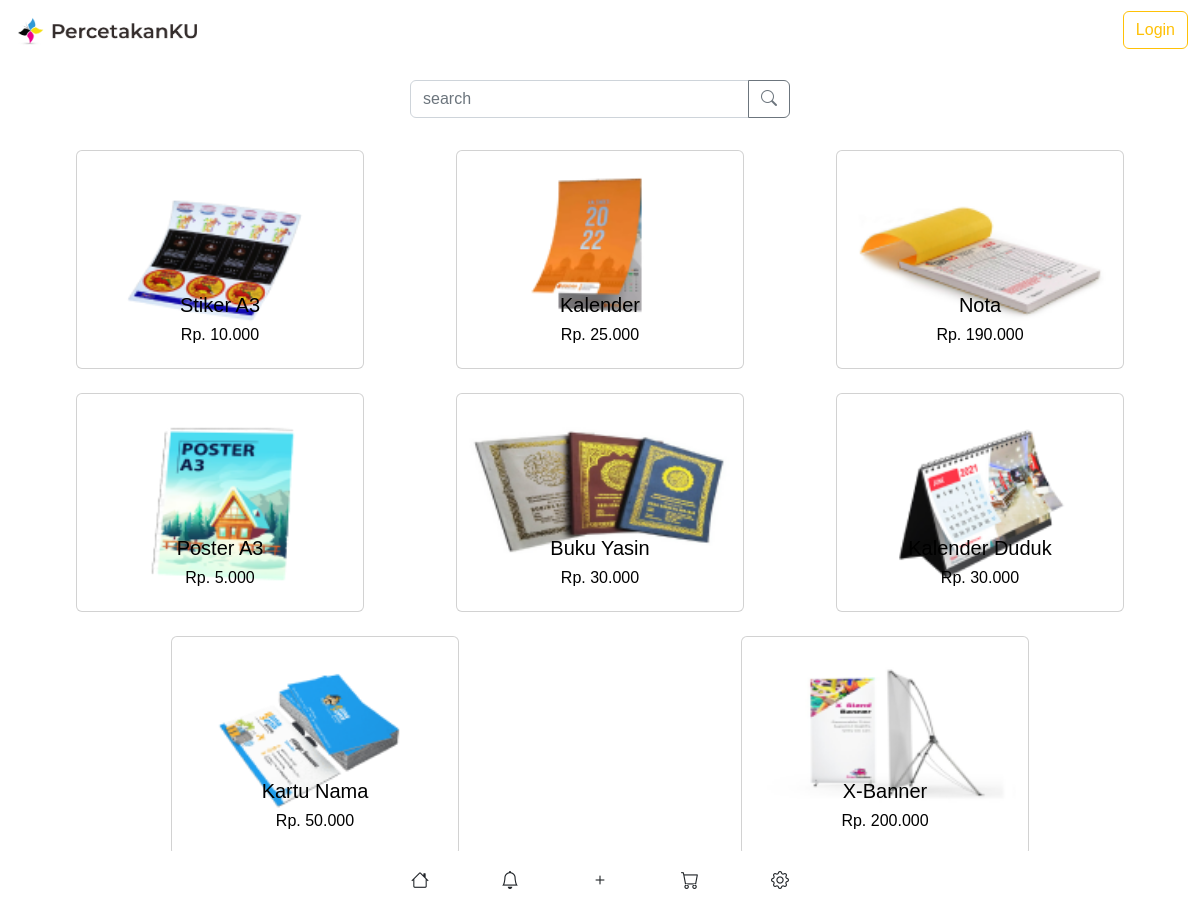
The page / on the database its author committed.
### tables this page shows
CREATE TABLE `product` (
  `productid` int(11) NOT NULL,
  `name` varchar(200) NOT NULL,
  `price` int(10) NOT NULL,
  `foto` text NOT NULL
);

### index.php (the view, shortened to what this page needs)
<!doctype html>
<html lang="en">
<head>
  <link href="https://cdn.jsdelivr.net/npm/bootstrap@5.2.2/dist/css/bootstrap.min.css" rel="stylesheet">
  <link href="https://getbootstrap.com/docs/5.2/assets/css/docs.css" rel="stylesheet">
  <link rel="stylesheet" href="style/style.css">
  <link rel="stylesheet" href="https://cdn.jsdelivr.net/npm/bootstrap-icons@1.10.5/font/bootstrap-icons.css">
</head>
<body>
  <nav class="navbar fixed-top mx-auto" style="height:60px; background: white;">
    <div class="container-fluid">
      <a class="navbar-brand" href="index.php" style="font-weight:bolder;">
        <img src="asset/logo navbar.png" alt="logo" style="height: 30px; padding-left: 4px;"></a>
      <a class="d-flex" href="login.php" style="text-decoration: none;">
        <button type="button" class="btn btn-outline-warning">Login</button>
      </a>
    </div>
  </nav>
  <div class="input-group mb-3 mx-auto" style="padding-top: 80px; width:380px;">
    <input type="text" class="form-control" placeholder="search" aria-label="Recipient's username" aria-describedby="button-addon2">
    <button class="btn btn-outline-secondary" type="button" id="button-addon2"><i class="bi bi-search"></i></button>
  </div>
  <div id="produk">
    <div class="p-3 m-0 border-0">
      <div class="container text-center">
        <div class="row">
          <?php
          include('koneksi.php');
          $sql   = "SELECT * FROM product";
          $query  = mysqli_query($connect, $sql);
          while ($data = mysqli_fetch_array($query)) {
          ?>
            <div class="col">
              <a href=index_admin_edit.php style="text-decoration: none;">
                <div class="card mx-auto" style="width: 18rem;">
                  <div class="foto-produk m-2 p-1" style="height:110px;">
                    <img src="img/<?php echo $data['foto']; ?>" class="card-img-top">
                  </div>
                  <div class="card-body" style="color: black;">
                    <h5 class="card-title"><?= $data['name']; ?></h5>
                    <h6 class="card-title">Rp. <?= number_format($data['price'], 0, "", ".") ?></h6>
                  </div>
                </div>
              </a>
              <br>
            </div>
          <?php } ?>
        </div>
      </div>
    </div>
  </div>
  <nav class="navbar fixed-bottom bg-body-tertiary" style="height:60px; background: white;">
    <div class="container text-center ">
      <div class="row gap-5 mx-auto" style="font-size:18px;">
        <div class="col">
          <a class="nav-link active" aria-current="page" href="index.php"><i class="bi bi-house "></i></a>
        </div>
        <div class="col">
          <a class="nav-link" href=""><i class="bi bi-bell"></i></a>
        </div>
        <div class="col">
          <a class="nav-link " href=""><i class="bi bi-plus"></i></a>
        </div>
        <div class="col">
          <a class="nav-link " href="keranjang.php"><i class="bi bi-cart"></i></a>
        </div>
        <div class="col">
          <a class="nav-link" href=""><i class="bi bi-gear"></i></a>
        </div>
      </div>
    </div>
  </nav>
</body>
</html>

### style/style.css (style rules this page uses)
body { font-family: 'Montserrat', sans-serif; }

### rows shown on the page
product: foto (picture), name "Stiker A3", price "10.000"
product: foto (picture), name "Kalender", price "25.000"
product: foto (picture), name "Nota", price "190.000"
product: foto (picture), name "Poster A3", price "5.000"
product: foto (picture), name "Buku Yasin", price "30.000"
product: foto (picture), name "Kalender Duduk", price "30.000"
product: foto (picture), name "Kartu Nama", price "50.000"
product: foto (picture), name "X-Banner", price "200.000"
